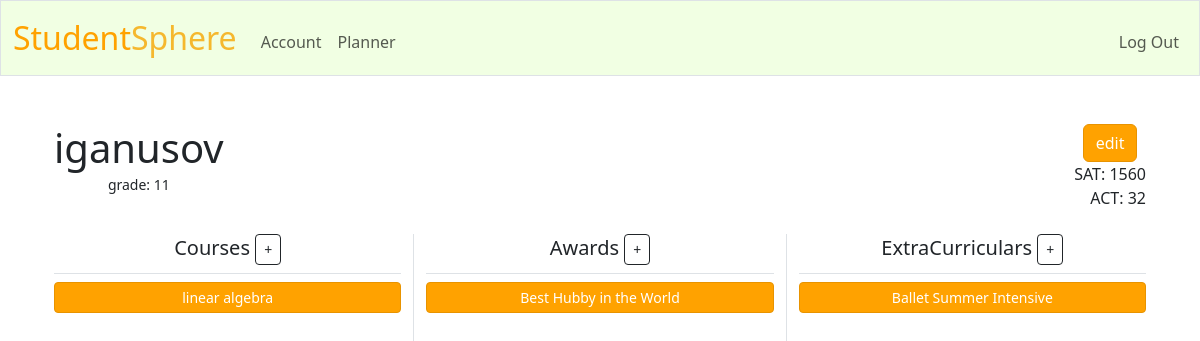
The app's page /account (signed in) with its own data.
### tables this page shows
CREATE TABLE users (
    id            INTEGER PRIMARY KEY AUTOINCREMENT,
    username      TEXT    UNIQUE NOT NULL,
    password_hash TEXT    NOT NULL,
    emoji         TEXT    DEFAULT '🙂',
    grade         INTEGER,
    sat_score     INTEGER,
    act_score     INTEGER,
    is_anonymous  INTEGER DEFAULT 0
);

CREATE TABLE profile_items (
    id       INTEGER PRIMARY KEY AUTOINCREMENT,
    user_id  INTEGER NOT NULL,
    category TEXT    NOT NULL,  -- 'course', 'extracurricular', 'award'
    name     TEXT    NOT NULL, description TEXT,
    FOREIGN KEY (user_id) REFERENCES users(id)
);

### app.py (the view)
@app.route("/account")
@login_required
def profile():
    user = db.execute("SELECT * FROM users WHERE id=?", session["user_id"])[0]
    courses = db.execute(
        "SELECT * FROM profile_items WHERE user_id=? AND category='course'",
        session["user_id"])
    awards = db.execute(
        "SELECT * FROM profile_items WHERE user_id=? AND category='award'",
        session["user_id"])
    extracurriculars = db.execute(
        "SELECT * FROM profile_items WHERE user_id=? AND category='extracurricular'",
        session["user_id"])
    return render_template("account.html", user=user, courses=courses,
                           awards=awards, extracurriculars=extracurriculars)

### app.py (called while the page is built)
@app.after_request
def after_request(response):
    response.headers["Cache-Control"] = "no-cache, no-store, must-revalidate"
    response.headers["Expires"] = 0
    response.headers["Pragma"] = "no-cache"
    return response

### helpers.py (called while the page is built)
def login_required(f):
    @wraps(f)
    def decorated_function(*args, **kwargs):
        if session.get("user_id") is None:
            return redirect("/login")
        return f(*args, **kwargs)
    return decorated_function

### templates/account.html (shortened to what this page needs)
{% extends "layout.html" %}
{% block main %}
    <div class="container">
        <div class="d-flex justify-content-between align-items-start mb-4">
            <div>
                <h1 class="mb-0">{{ user.username }}</h1>
                <small>grade: {{ user.grade }}</small>
            </div>
            <div class="text-end">
                <div class="d-flex justify-content-center">
                    <button type="button" class="btn btn-custom" data-bs-toggle="modal" data-bs-target="#exampleModal">
                        <span style="margin-bottom: 10px;">edit</span>
                    </button>
                </div>
                <div>SAT: {{ user.sat_score }}</div>
                <div>ACT: {{ user.act_score }}</div>
            </div>
        </div>
        <div class="row" style="min-height: 400px;">
            <div class="col border-end">
                <h5 class="text-center border-bottom pb-2">
                    Courses
                    <button class="btn btn-sm btn-outline-dark" data-bs-toggle="modal" data-bs-target="#addcourse">+</button>
                </h5>
                {% for item in courses %}
                    <div class="my-1">
                        <button class="btn btn-sm btn-custom d-block w-100" data-bs-toggle="collapse"
                                data-bs-target="#desc{{ item.id }}">
                            {{ item.name }}
                        </button>
                    </div>
                {% endfor %}
            </div>
            <div class="col border-end">
                <h5 class="text-center border-bottom pb-2">
                    Awards
                    <button class="btn btn-sm btn-outline-dark" data-bs-toggle="modal" data-bs-target="#addaward">+</button>
                </h5>
                {% for item in awards %}
                    <div class="my-1">
                        <button class="btn btn-sm btn-custom d-block w-100" data-bs-toggle="collapse"
                                data-bs-target="#desc{{ item.id }}">
                            {{ item.name }}
                        </button>
                    </div>
                {% endfor %}
            </div>
            <div class="col">
                <h5 class="text-center border-bottom pb-2">
                    ExtraCurriculars
                    <button class="btn btn-sm btn-outline-dark"data-bs-toggle="modal" data-bs-target="#addec">+</button>
                </h5>
                {% for item in extracurriculars %}
                    <div class="my-1">
                        <button class="btn btn-sm btn-custom d-block w-100" data-bs-toggle="collapse"
                                data-bs-target="#desc{{ item.id }}">
                            {{ item.name }}
                        </button>
                    </div>
                {% endfor %}
            </div>
                </div>
            </div>
{% endblock %}

### static/styles.css (style rules this page uses)
.btn-custom { background-color: #ffa200 !important; border-color: #e89300 !important; color: white !important; }

### records on screen
users: username "iganusov", grade "11", sat_score "1560", act_score "32"
profile_items: name "linear algebra"
profile_items: name "Best Hubby in the World"
profile_items: name "Ballet Summer Intensive"
